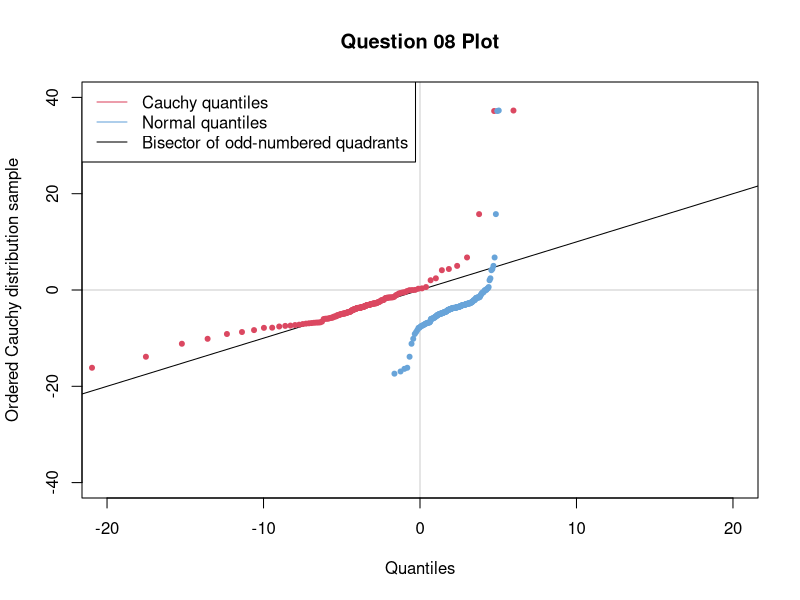

This figure's R source:
set.seed(1626)

n = 179

ordered_sample = sort(rcauchy(n, location = -3.8, scale = 1.2))

sample2 = c()
for (i in 1:n) {
  sample2 = c(sample2, qcauchy(i / (n + 1), location = -3.8, scale = 1.2))
}

sample3 = c()
for (i in 1:n) {
  sample3 = c(sample3, qnorm(i / (n + 1), mean = 2.3, sd = sqrt(2.4)))
}

plot(-40:40, -40:40, type = "l", xlab = "Quantiles", ylab = "Ordered Cauchy distribution sample", xlim=c(-20,20), ylim=c(-40,40), main = "Question 08 Plot")

abline(v = 0, col=rgb(0, 0, 0, alpha=0.2))  # linha x = 0
abline(h = 0, col=rgb(0, 0, 0, alpha=0.2)) # linha y = 0

lines(sample2, ordered_sample, type = "p", pch=20, col = "#db4861")
lines(sample3, ordered_sample, type = "p", pch=20, col = "#68a4d9")

legend("topleft", legend = c("Cauchy quantiles", "Normal quantiles", "Bisector of odd-numbered quadrants"), col = c("#db4861", "#68a4d9", "black"), lty = 1)
